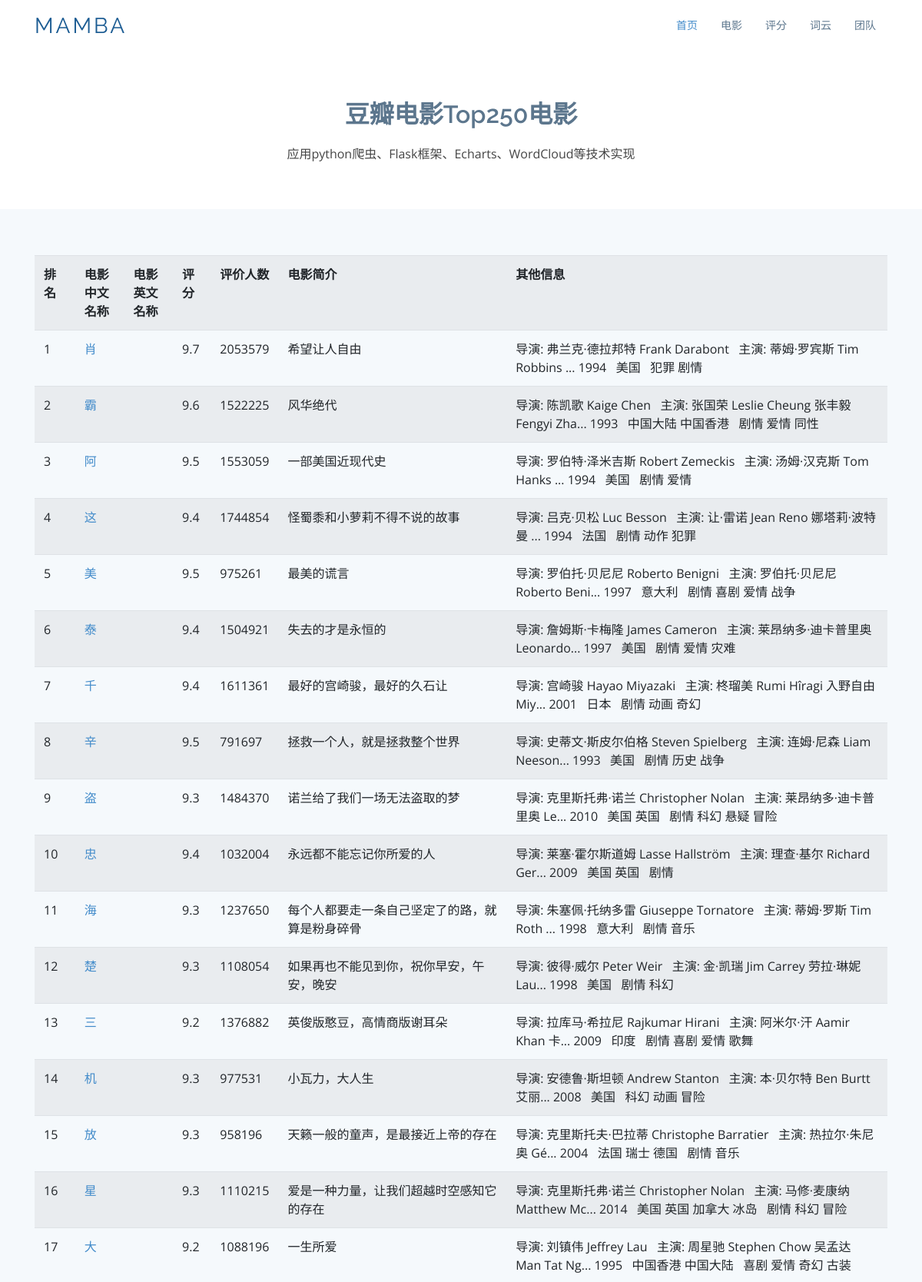
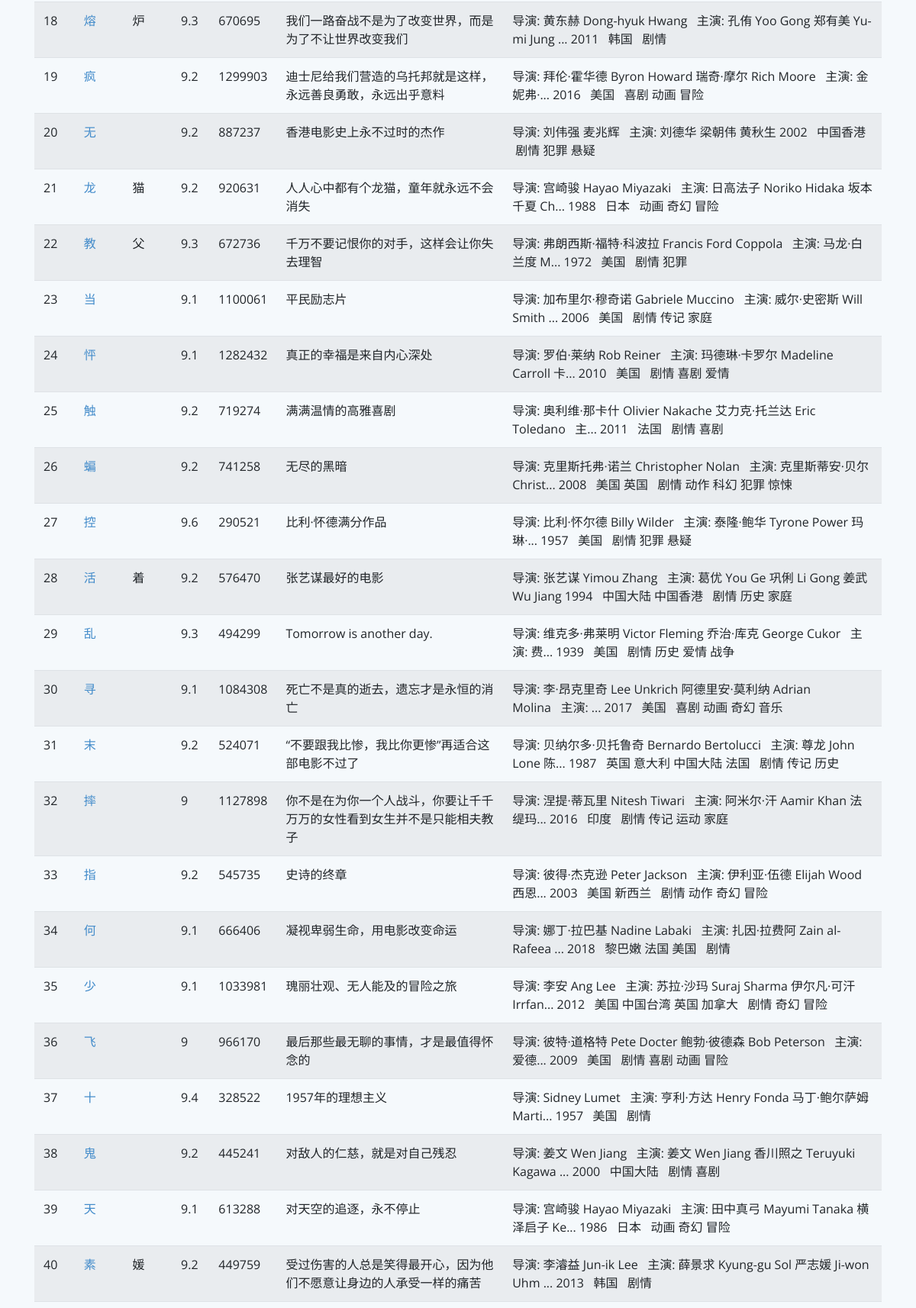
The page /movie (upper part) on the database its author committed (2 pictures, top to bottom).
### tables this page shows
CREATE TABLE movie250
    (
    id integer primary key autoincrement,
    info_link text,
    pic_link text,
    cname varchar,
    ename varchar,
    score numeric,
    rated numeric,
    introduction text,
    info text
    );

### app.py (the view)
@app.route('/movie')
def movie():
    datalist = []
    con = sqlite3.connect("movie250.db")
    print("成功打开数据库")
    cur = con.cursor()
    sql = "select * from movie250"
    data = cur.execute(sql)
    for item in data:
        datalist.append(item)
    cur.close()
    con.close()
    return render_template("movie.html",movies = datalist)

### templates/movie.html (shortened to what this page needs)
<!DOCTYPE html>
<html lang="en">
<head>
  <link href="static/assets/vendor/bootstrap/css/bootstrap.min.css" rel="stylesheet">
  <link href="static/assets/vendor/icofont/icofont.min.css" rel="stylesheet">
  <link href="static/assets/vendor/boxicons/css/boxicons.min.css" rel="stylesheet">
  <link href="static/assets/vendor/animate.css/animate.min.css" rel="stylesheet">
  <link href="static/assets/vendor/venobox/venobox.css" rel="stylesheet">
  <link href="static/assets/vendor/aos/aos.css" rel="stylesheet">
  <link href="static/assets/css/style.css" rel="stylesheet">
</head>
<body>
  <header id="header">
    <div class="container">
      <div class="logo float-left">
        <h1 class="text-light"><a href="index.html"><span>Mamba</span></a></h1>
      </div>
      <nav class="nav-menu float-right d-none d-lg-block">
        <ul>
          <li class="active"><a href="/index">首页 </a></li>
          <li><a href="/movie">电影</a></li>
          <li><a href="/score">评分</a></li>
          <li><a href="/word">词云</a></li>
          <li><a href="/team">团队</a></li>
        </ul>
      </nav>
    </div>
  </header>
    <section id="team" class="team">
      <div class="container">
        <div class="section-title">
          <h2>豆瓣电影Top250电影</h2>
          <p>应用python爬虫、Flask框架、Echarts、WordCloud等技术实现</p>
        </div>
      </section>
    <section class="counts section-bg">
      <div class="container">
          <table class="table table-striped" >
            <tr>
              <th>排名</th>
              <th>电影中文名称</th>
              <th>电影英文名称</th>
              <th>评分</th>
              <th>评价人数</th>
              <th>电影简介</th>
              <th>其他信息</th>
            </tr>
            {% for movie in movies %}
            <tr>
              <td>{{movie[0]}}</td>
              <td>
                <a href="{{movie[1]}}" target="_blank">{{movie[3]}}</a>
              </td>
              <td>{{movie[4]}}</td>
              <td>{{movie[5]}}</td>
              <td>{{movie[6]}}</td>
              <td>{{movie[7]}}</td>
              <td>{{movie[8]}}</td>
            </tr>
            {% endfor %}
          </table>
      </div>
    </section>
</body>
</html>

### static/assets/css/style.css (style rules this page uses)
body { font-family: "Open Sans", sans-serif; color: #444; }
a { color: #428bca; }
h1, h2, h3, h4, h5, h6, .font-primary { font-family: "Raleway", sans-serif; }
#header { height: 70px; transition: all 0.5s; transition: all 0.5s; padding: 10px 0; background: #fff; z-index: 997; }
#header .logo h1 { font-size: 28px; margin: 0; padding: 10px 0; line-height: 1; font-weight: 400; letter-spacing: 3px; text-transform: uppercase; }
#header .logo h1 a, #header .logo h1 a:hover { color: #1c5c93; text-decoration: none; }
.nav-menu, .nav-menu * { margin: 0; padding: 0; list-style: none; }
.nav-menu > ul > li { position: relative; white-space: nowrap; float: left; }
.nav-menu a { display: block; position: relative; color: #5c768d; padding: 12px 15px; transition: 0.3s; font-size: 14px; font-family: "Open Sans", sans-serif; }
.nav-menu a:hover, .nav-menu .active > a, .nav-menu li:hover > a { color: #428bca; text-decoration: none; }
.mobile-nav { position: fixed; top: 0; bottom: 0; z-index: 9999; overflow-y: auto; left: -260px; width: 260px; padding-top: 18px; background: #1f3548; transition: 0.4s; }
.mobile-nav * { margin: 0; padding: 0; list-style: none; }
.mobile-nav a { display: block; position: relative; color: #e3f0fc; padding: 10px 20px; font-weight: 500; }
.mobile-nav a:hover, .mobile-nav .active > a, .mobile-nav li:hover > a { color: #9eccf4; text-decoration: none; }
section { padding: 60px 0; }
.section-bg { background-color: #f5f9fc; }
.section-title { text-align: center; padding-bottom: 30px; }
.section-title h2 { font-size: 32px; font-weight: 600; margin-bottom: 20px; padding-bottom: 0; color: #5c768d; }
.section-title p { margin-bottom: 0; }
.counts { padding-bottom: 30px; }
.team { background: #fff; padding: 60px 0 30px 0; }

### rows shown on the page
movie250: id "1", cname "肖", score "9.7", rated "2053579", introduction "希望让人自由", info "导演: 弗兰克·德拉邦特 Frank Darabont 主演: 蒂姆·罗宾斯 Tim Robbins ... 1994 美国 犯罪 剧情"
movie250: id "2", cname "霸", score "9.6", rated "1522225", introduction "风华绝代", info "导演: 陈凯歌 Kaige Chen 主演: 张国荣 Leslie Cheung 张丰毅 Fengyi Zha... 1993 中国大陆 中国香港 剧情 爱情 同性"
movie250: id "3", cname "阿", score "9.5", rated "1553059", introduction "一部美国近现代史", info "导演: 罗伯特·泽米吉斯 Robert Zemeckis 主演: 汤姆·汉克斯 Tom Hanks ... 1994 美国 剧情 爱情"
movie250: id "4", cname "这", score "9.4", rated "1744854", introduction "怪蜀黍和小萝莉不得不说的故事", info "导演: 吕克·贝松 Luc Besson 主演: 让·雷诺 Jean Reno 娜塔莉·波特曼 ... 1994 法国 剧情 动作 犯罪"
movie250: id "5", cname "美", score "9.5", rated "975261", introduction "最美的谎言", info "导演: 罗伯托·贝尼尼 Roberto Benigni 主演: 罗伯托·贝尼尼 Roberto Beni... 1997 意大利 剧情 喜剧 爱情 战争"
movie250: id "6", cname "泰", score "9.4", rated "1504921", introduction "失去的才是永恒的", info "导演: 詹姆斯·卡梅隆 James Cameron 主演: 莱昂纳多·迪卡普里奥 Leonardo... 1997 美国 剧情 爱情 灾难"
movie250: id "7", cname "千", score "9.4", rated "1611361", introduction "最好的宫崎骏，最好的久石让", info "导演: 宫崎骏 Hayao Miyazaki 主演: 柊瑠美 Rumi Hîragi 入野自由 Miy... 2001 日本 剧情 动画 奇幻"
movie250: id "8", cname "辛", score "9.5", rated "791697", introduction "拯救一个人，就是拯救整个世界", info "导演: 史蒂文·斯皮尔伯格 Steven Spielberg 主演: 连姆·尼森 Liam Neeson... 1993 美国 剧情 历史 战争"
movie250: id "9", cname "盗", score "9.3", rated "1484370", introduction "诺兰给了我们一场无法盗取的梦", info "导演: 克里斯托弗·诺兰 Christopher Nolan 主演: 莱昂纳多·迪卡普里奥 Le... 2010 美国 英国 剧情 科幻 悬疑 冒险"
movie250: id "10", cname "忠", score "9.4", rated "1032004", introduction "永远都不能忘记你所爱的人", info "导演: 莱塞·霍尔斯道姆 Lasse Hallström 主演: 理查·基尔 Richard Ger... 2009 美国 英国 剧情"
movie250: id "11", cname "海", score "9.3", rated "1237650", introduction "每个人都要走一条自己坚定了的路，就算是粉身碎骨", info "导演: 朱塞佩·托纳多雷 Giuseppe Tornatore 主演: 蒂姆·罗斯 Tim Roth ... 1998 意大利 剧情 音乐"
movie250: id "12", cname "楚", score "9.3", rated "1108054", introduction "如果再也不能见到你，祝你早安，午安，晚安", info "导演: 彼得·威尔 Peter Weir 主演: 金·凯瑞 Jim Carrey 劳拉·琳妮 Lau... 1998 美国 剧情 科幻"
movie250: id "13", cname "三", score "9.2", rated "1376882", introduction "英俊版憨豆，高情商版谢耳朵", info "导演: 拉库马·希拉尼 Rajkumar Hirani 主演: 阿米尔·汗 Aamir Khan 卡... 2009 印度 剧情 喜剧 爱情 歌舞"
movie250: id "14", cname "机", score "9.3", rated "977531", introduction "小瓦力，大人生", info "导演: 安德鲁·斯坦顿 Andrew Stanton 主演: 本·贝尔特 Ben Burtt 艾丽... 2008 美国 科幻 动画 冒险"
movie250: id "15", cname "放", score "9.3", rated "958196", introduction "天籁一般的童声，是最接近上帝的存在", info "导演: 克里斯托夫·巴拉蒂 Christophe Barratier 主演: 热拉尔·朱尼奥 Gé... 2004 法国 瑞士 德国 剧情 音乐"
movie250: id "16", cname "星", score "9.3", rated "1110215", introduction "爱是一种力量，让我们超越时空感知它的存在", info "导演: 克里斯托弗·诺兰 Christopher Nolan 主演: 马修·麦康纳 Matthew Mc... 2014 美国 英国 加拿大 冰岛 剧情 科幻 冒险"
movie250: id "17", cname "大", score "9.2", rated "1088196", introduction "一生所爱", info "导演: 刘镇伟 Jeffrey Lau 主演: 周星驰 Stephen Chow 吴孟达 Man Tat Ng... 1995 中国香港 中国大陆 喜剧 爱情 奇幻 古装"
movie250: id "18", cname "熔", ename "炉", score "9.3", rated "670695", introduction "我们一路奋战不是为了改变世界，而是为了不让世界改变我们", info "导演: 黄东赫 Dong-hyuk Hwang 主演: 孔侑 Yoo Gong 郑有美 Yu-mi Jung ... 2011 韩国 剧情"
movie250: id "19", cname "疯", score "9.2", rated "1299903", introduction "迪士尼给我们营造的乌托邦就是这样，永远善良勇敢，永远出乎意料", info "导演: 拜伦·霍华德 Byron Howard 瑞奇·摩尔 Rich Moore 主演: 金妮弗·... 2016 美国 喜剧 动画 冒险"
movie250: id "20", cname "无", score "9.2", rated "887237", introduction "香港电影史上永不过时的杰作", info "导演: 刘伟强 麦兆辉 主演: 刘德华 梁朝伟 黄秋生 2002 中国香港 剧情 犯罪 悬疑"
movie250: id "21", cname "龙", ename "猫", score "9.2", rated "920631", introduction "人人心中都有个龙猫，童年就永远不会消失", info "导演: 宫崎骏 Hayao Miyazaki 主演: 日高法子 Noriko Hidaka 坂本千夏 Ch... 1988 日本 动画 奇幻 冒险"
movie250: id "22", cname "教", ename "父", score "9.3", rated "672736", introduction "千万不要记恨你的对手，这样会让你失去理智", info "导演: 弗朗西斯·福特·科波拉 Francis Ford Coppola 主演: 马龙·白兰度 M... 1972 美国 剧情 犯罪"
movie250: id "23", cname "当", score "9.1", rated "1100061", introduction "平民励志片", info "导演: 加布里尔·穆奇诺 Gabriele Muccino 主演: 威尔·史密斯 Will Smith ... 2006 美国 剧情 传记 家庭"
movie250: id "24", cname "怦", score "9.1", rated "1282432", introduction "真正的幸福是来自内心深处", info "导演: 罗伯·莱纳 Rob Reiner 主演: 玛德琳·卡罗尔 Madeline Carroll 卡... 2010 美国 剧情 喜剧 爱情"
movie250: id "25", cname "触", score "9.2", rated "719274", introduction "满满温情的高雅喜剧", info "导演: 奥利维·那卡什 Olivier Nakache 艾力克·托兰达 Eric Toledano 主... 2011 法国 剧情 喜剧"
movie250: id "26", cname "蝙", score "9.2", rated "741258", introduction "无尽的黑暗", info "导演: 克里斯托弗·诺兰 Christopher Nolan 主演: 克里斯蒂安·贝尔 Christ... 2008 美国 英国 剧情 动作 科幻 犯罪 惊悚"
movie250: id "27", cname "控", score "9.6", rated "290521", introduction "比利·怀德满分作品", info "导演: 比利·怀尔德 Billy Wilder 主演: 泰隆·鲍华 Tyrone Power 玛琳·... 1957 美国 剧情 犯罪 悬疑"
movie250: id "28", cname "活", ename "着", score "9.2", rated "576470", introduction "张艺谋最好的电影", info "导演: 张艺谋 Yimou Zhang 主演: 葛优 You Ge 巩俐 Li Gong 姜武 Wu Jiang 1994 中国大陆 中国香港 剧情 历史 家庭"
movie250: id "29", cname "乱", score "9.3", rated "494299", introduction "Tomorrow is another day.", info "导演: 维克多·弗莱明 Victor Fleming 乔治·库克 George Cukor 主演: 费... 1939 美国 剧情 历史 爱情 战争"
movie250: id "30", cname "寻", score "9.1", rated "1084308", introduction "死亡不是真的逝去，遗忘才是永恒的消亡", info "导演: 李·昂克里奇 Lee Unkrich 阿德里安·莫利纳 Adrian Molina 主演: ... 2017 美国 喜剧 动画 奇幻 音乐"
movie250: id "31", cname "末", score "9.2", rated "524071", introduction "“不要跟我比惨，我比你更惨”再适合这部电影不过了", info "导演: 贝纳尔多·贝托鲁奇 Bernardo Bertolucci 主演: 尊龙 John Lone 陈... 1987 英国 意大利 中国大陆 法国 剧情 传记 历史"
movie250: id "32", cname "摔", score "9", rated "1127898", introduction "你不是在为你一个人战斗，你要让千千万万的女性看到女生并不是只能相夫教子", info "导演: 涅提·蒂瓦里 Nitesh Tiwari 主演: 阿米尔·汗 Aamir Khan 法缇玛... 2016 印度 剧情 传记 运动 家庭"
movie250: id "33", cname "指", score "9.2", rated "545735", introduction "史诗的终章", info "导演: 彼得·杰克逊 Peter Jackson 主演: 伊利亚·伍德 Elijah Wood 西恩... 2003 美国 新西兰 剧情 动作 奇幻 冒险"
movie250: id "34", cname "何", score "9.1", rated "666406", introduction "凝视卑弱生命，用电影改变命运", info "导演: 娜丁·拉巴基 Nadine Labaki 主演: 扎因·拉费阿 Zain al-Rafeea ... 2018 黎巴嫩 法国 美国 剧情"
movie250: id "35", cname "少", score "9.1", rated "1033981", introduction "瑰丽壮观、无人能及的冒险之旅", info "导演: 李安 Ang Lee 主演: 苏拉·沙玛 Suraj Sharma 伊尔凡·可汗 Irrfan... 2012 美国 中国台湾 英国 加拿大 剧情 奇幻 冒险"
movie250: id "36", cname "飞", score "9", rated "966170", introduction "最后那些最无聊的事情，才是最值得怀念的", info "导演: 彼特·道格特 Pete Docter 鲍勃·彼德森 Bob Peterson 主演: 爱德... 2009 美国 剧情 喜剧 动画 冒险"
movie250: id "37", cname "十", score "9.4", rated "328522", introduction "1957年的理想主义", info "导演: Sidney Lumet 主演: 亨利·方达 Henry Fonda 马丁·鲍尔萨姆 Marti... 1957 美国 剧情"
movie250: id "38", cname "鬼", score "9.2", rated "445241", introduction "对敌人的仁慈，就是对自己残忍", info "导演: 姜文 Wen Jiang 主演: 姜文 Wen Jiang 香川照之 Teruyuki Kagawa ... 2000 中国大陆 剧情 喜剧"
movie250: id "39", cname "天", score "9.1", rated "613288", introduction "对天空的追逐，永不停止", info "导演: 宫崎骏 Hayao Miyazaki 主演: 田中真弓 Mayumi Tanaka 横泽启子 Ke... 1986 日本 动画 奇幻 冒险"
movie250: id "40", cname "素", ename "媛", score "9.2", rated "449759", introduction "受过伤害的人总是笑得最开心，因为他们不愿意让身边的人承受一样的痛苦", info "导演: 李濬益 Jun-ik Lee 主演: 薛景求 Kyung-gu Sol 严志媛 Ji-won Uhm ... 2013 韩国 剧情"
